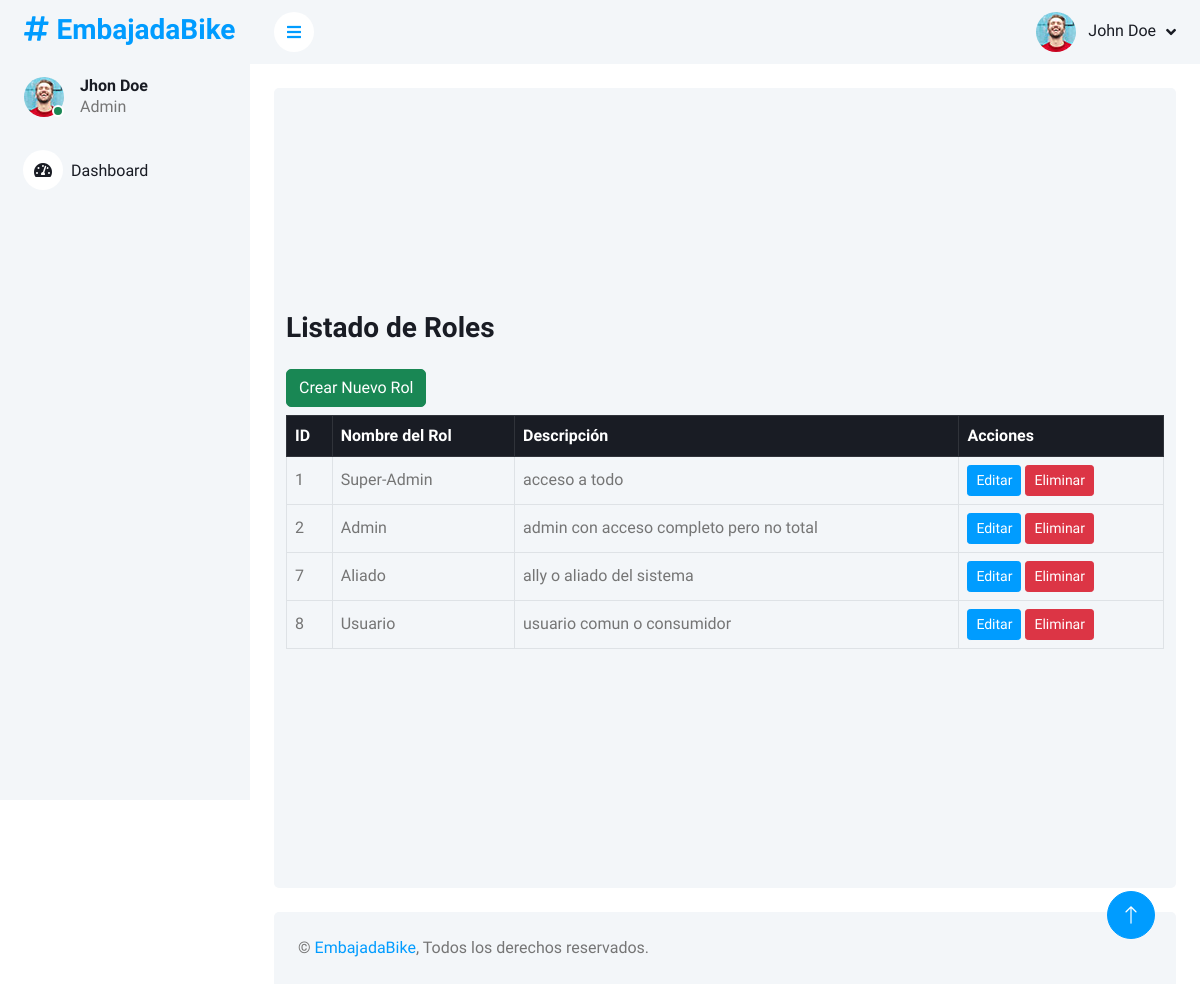
The app's page /index.php?c=Charges (signed in) with its own data.
### tables this page shows
CREATE TABLE `charges` (
  `charge_id` int NOT NULL COMMENT 'id unico de cada rol',
  `charge_name` char(50) DEFAULT NULL COMMENT 'nombre del rol',
  `charge_desc` varchar(50) DEFAULT NULL COMMENT 'descripcion del rol o permisos'
);

### controllers/charges.php (called while the page is built, shortened)
<?php
require_once "models/Charge.php";
class Charges {
    private $chargeModel;
    public function __construct() {
        $this->chargeModel = new Charge();
    }
    public function main() {
        $charges = $this->chargeModel->getAll();
        require_once "views/charges/admin/modules/1_header.php";
        require_once "views/charges/admin/modules/2_nav_lat.php";
        require_once "views/charges/admin/modules/3_nav_sup.php";
        require_once "views/charges/admin/pages/charges/read_charge.php";
        require_once "views/charges/admin/modules/5_footer.php";
    }
}
?>

### models/Database.php (called while the page is built)
<?php
    class Database {
        private static $instance = null;
        private $pdo;
            private function __construct() {
                try {
                    $dsn = "mysql:host=localhost;dbname=en_bajada_bike_db;charset=utf8mb4";
                    $username = "root";
                    $password = "";
                    $this->pdo = new PDO($dsn, $username, $password);
                    $this->pdo->setAttribute(PDO::ATTR_ERRMODE, PDO::ERRMODE_EXCEPTION);
                } catch (PDOException $ex) {
                    die("Error en la conexión: " . $ex->getMessage());
                }
            }
            public static function getInstance() {
                if (!self::$instance) {
                    self::$instance = new Database();
                }
                return self::$instance;
            }
            public function getConnection() {
                return $this->pdo;
            }
    }
?>

### models/Charge.php (called while the page is built, shortened)
<?php
    require_once "Database.php";
            class Charge {
                private $pdo;
                    public function __construct() { $this->pdo = Database::getInstance()->getConnection(); }
                        public function getAll() {
                            $stmt = $this->pdo->prepare("SELECT * FROM charges");
                            $stmt->execute();
                            return $stmt->fetchAll(PDO::FETCH_ASSOC);
                        }
        }
?>

### views/charges/admin/pages/charges/read_charge.php (the view, shortened to what this page needs)
<div class="container-fluid pt-4 px-4">
    <div class="row vh-100 bg-light rounded align-items-center justify-content-start mx-0">
        <div class="col-12">
            <h3 class="mb-4">Listado de Roles</h3>
            <a href="index.php?c=Charges&a=create" class="btn btn-success mb-2">Crear Nuevo Rol</a>
            <div class="table-responsive">
                <table class="table table-bordered align-middle">
                    <thead class="table-dark">
                        <tr>
                            <th>ID</th>
                            <th>Nombre del Rol</th>
                            <th>Descripción</th>
                            <th>Acciones</th>
                        </tr>
                    </thead>
                    <tbody>
                        <?php if (!empty($charges)): ?>
                            <?php foreach ($charges as $charge): ?>
                                <tr>
                                    <td><?php echo $charge['charge_id']; ?></td>
                                    <td><?php echo $charge['charge_name']; ?></td>
                                    <td><?php echo $charge['charge_desc']; ?></td>
                                    <td>
                                        <a href="index.php?c=Charges&a=edit&id=<?php echo $charge['charge_id']; ?>" class="btn btn-primary btn-sm">Editar</a>
                                        <a href="index.php?c=Charges&a=delete&id=<?php echo $charge['charge_id']; ?>" class="btn btn-danger btn-sm deleteRole">Eliminar</a>
                                    </td>
                                </tr>
                            <?php endforeach; ?>
                        <?php else: ?>
                            <tr>
                                <td colspan="4" class="text-center">No hay roles registrados.</td>
                            </tr>
                        <?php endif; ?>
                    </tbody>
                </table>
            </div>
        </div>
    </div>
</div>

### assets/dep/dashboard/css/style.css (style rules this page uses)
:root { --primary: #009CFF; --light: #F3F6F9; --dark: #191C24; }
.btn { transition: .5s; }
.btn.btn-primary { color: #FFFFFF; }

### records on screen
charges: charge_id "1", charge_name "Super-Admin", charge_desc "acceso a todo"
charges: charge_id "2", charge_name "Admin", charge_desc "admin con acceso completo pero no total"
charges: charge_id "7", charge_name "Aliado", charge_desc "ally o aliado del sistema"
charges: charge_id "8", charge_name "Usuario", charge_desc "usuario comun o consumidor"
